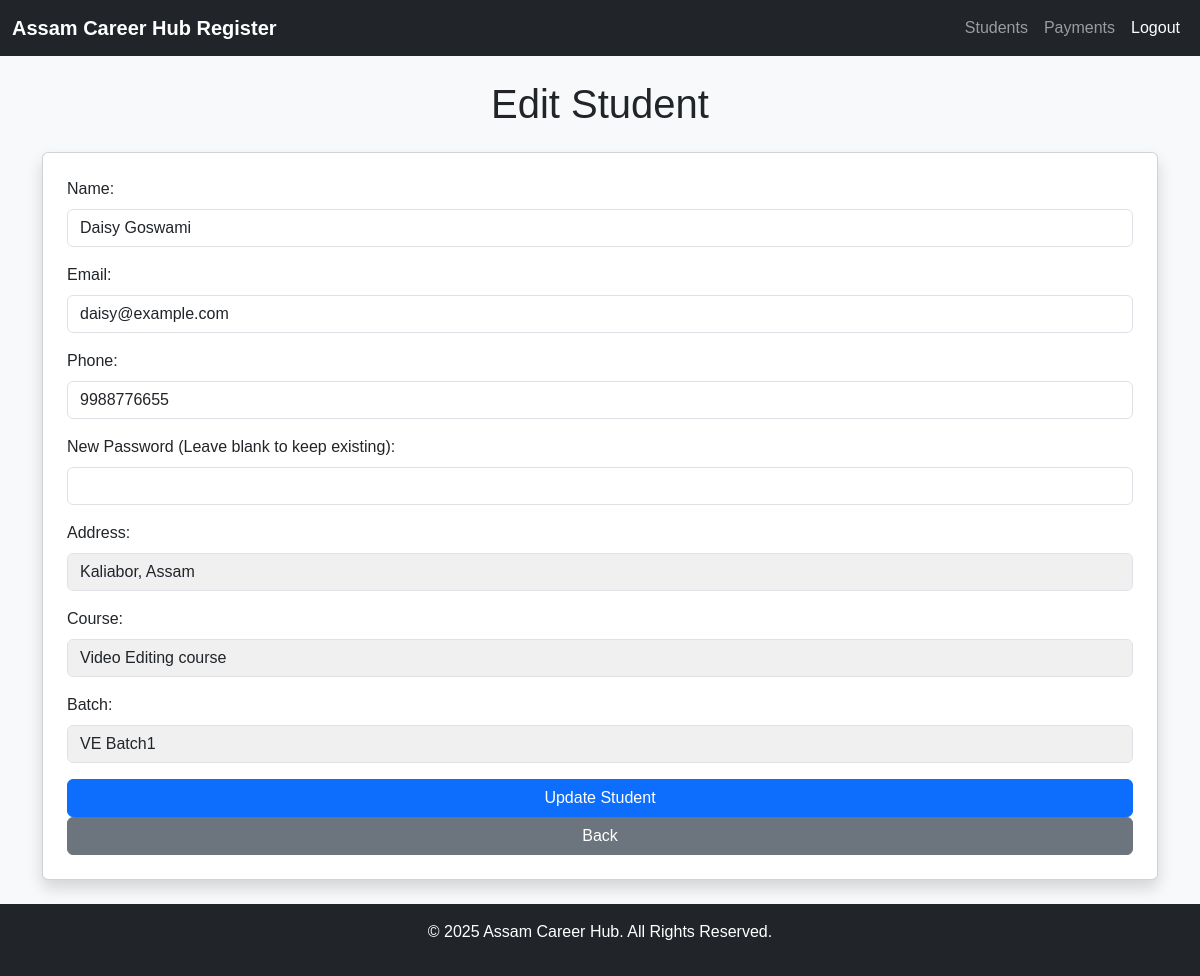
Screenshot of /register/students/edit_student.php?student_id=1 (signed in) with the database file from the repository.
### tables this page shows
CREATE TABLE `students` (
  `student_id` int(11) NOT NULL,
  `name` varchar(100) NOT NULL,
  `email` varchar(100) DEFAULT NULL,
  `password` varchar(255) DEFAULT NULL,
  `phone` varchar(15) DEFAULT NULL,
  `address` text DEFAULT NULL,
  `registration_date` datetime DEFAULT current_timestamp(),
  `city` varchar(255) DEFAULT NULL,
  `state` varchar(255) DEFAULT NULL,
  `gender` enum('Male','Female','Other') NOT NULL
);

CREATE TABLE `courses` (
  `course_id` int(11) NOT NULL,
  `course_name` varchar(100) NOT NULL,
  `description` text DEFAULT NULL,
  `duration` varchar(50) DEFAULT NULL,
  `fee` decimal(10,2) NOT NULL,
  `created_by` int(11) DEFAULT NULL,
  `created_at` datetime DEFAULT current_timestamp(),
  `active` tinyint(1) DEFAULT 1,
  `booking_amount` decimal(10,2) NOT NULL DEFAULT 0.00
);

CREATE TABLE `batches` (
  `batch_id` int(11) NOT NULL,
  `course_id` int(11) NOT NULL,
  `batch_name` varchar(100) NOT NULL,
  `start_date` date DEFAULT NULL,
  `end_date` date DEFAULT NULL,
  `active` tinyint(1) DEFAULT 1,
  `created_at` datetime DEFAULT current_timestamp()
);

### register/students/edit_student.php (the view, shortened to what this page needs)
<?php
include '../../config.php';
if (isset($_GET['student_id'])) {
    $student_id = intval($_GET['student_id']);
    $stmt = $conn->prepare("SELECT s.*, c.course_name, b.batch_name FROM Students s
                            LEFT JOIN Student_Batches sb ON s.student_id = sb.student_id
                            LEFT JOIN Batches b ON sb.batch_id = b.batch_id
                            LEFT JOIN Courses c ON b.course_id = c.course_id
                            WHERE s.student_id = ?");
    $stmt->execute([$student_id]);
    $student = $stmt->fetch(PDO::FETCH_ASSOC);
} else {
    header("Location: manage_students.php");
    exit;
}
?>
<?php include '../header.php'; ?>
<div class="container my-4">
    <h1 class="text-center mb-4">Edit Student</h1>
    <?php if ($student): ?>
        <form method="POST" class="card shadow p-4">
            <div class="mb-3">
                <label for="name" class="form-label">Name:</label>
                <input type="text" name="name" id="name" class="form-control" value="<?php echo htmlspecialchars($student['name']); ?>" required>
            </div>
            <div class="mb-3">
                <label for="email" class="form-label">Email:</label>
                <input type="email" name="email" id="email" class="form-control" value="<?php echo htmlspecialchars($student['email']); ?>" required>
            </div>
            <div class="mb-3">
                <label for="phone" class="form-label">Phone:</label>
                <input type="text" name="phone" id="phone" class="form-control" value="<?php echo htmlspecialchars($student['phone']); ?>">
            </div>
            <div class="mb-3">
                <label for="password" class="form-label">New Password (Leave blank to keep existing):</label>
                <input type="password" name="password" id="password" class="form-control">
            </div>
            <div class="mb-3">
                <label class="form-label">Address:</label>
                <input type="text" class="form-control view-only" value="<?php echo htmlspecialchars($student['address']); ?>" readonly>
            </div>
            <div class="mb-3">
                <label class="form-label">Course:</label>
                <input type="text" class="form-control view-only" value="<?php echo htmlspecialchars($student['course_name']); ?>" readonly>
            </div>
            <div class="mb-3">
                <label class="form-label">Batch:</label>
                <input type="text" class="form-control view-only" value="<?php echo htmlspecialchars($student['batch_name']); ?>" readonly>
            </div>
            <button type="submit" class="btn btn-primary">Update Student</button>
            <a href="manage_students.php" class="btn btn-secondary">Back</a>
        </form>
    <?php endif; ?>
</div>
<?php include '../footer.php'; ?>

### css/style.css (style rules this page uses)
body { font-family: "Arial", sans-serif; background-color: #f8f9fa; }

### register/students/edit_student.php (style rules this page uses)
.view-only { background-color: #f0f0f0; cursor: not-allowed; }

### rows the page displays
students: name "Daisy Goswami", email "daisy@example.com", phone "9988776655", address "Kaliabor, Assam", course_name "Video Editing course", batch_name "VE Batch1"
